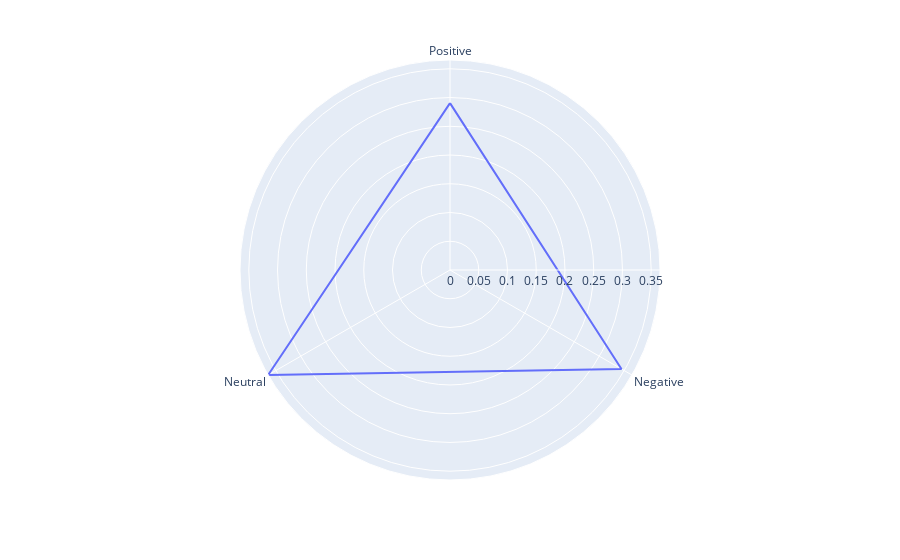

Notebook source saved alongside this figure:
### Markdown cell above
### Sentimiento

### Code cell
radar(data['Sentiment'][0])

### Figure 1 — Plotly figure (JSON) as saved in the notebook; plotly's stock layout.template omitted (floating-point values rounded to 4 significant figures)
{"data": [{"hovertemplate": "score=%{r}<br>nombre=%{theta}<extra></extra>", "legendgroup": "", "line": {"color": "#636efa", "dash": "solid"}, "mode": "lines", "name": "", "r": [0.2903, 0.3444, 0.3653, 0.2903], "showlegend": false, "subplot": "polar", "theta": ["Positive", "Negative", "Neutral", "Positive"], "type": "scatterpolar"}], "layout": {"legend": {"tracegroupgap": 0}, "margin": {"t": 60}, "polar": {"angularaxis": {"direction": "clockwise", "rotation": 90}, "domain": {"x": [0, 1], "y": [0, 1]}}}}
